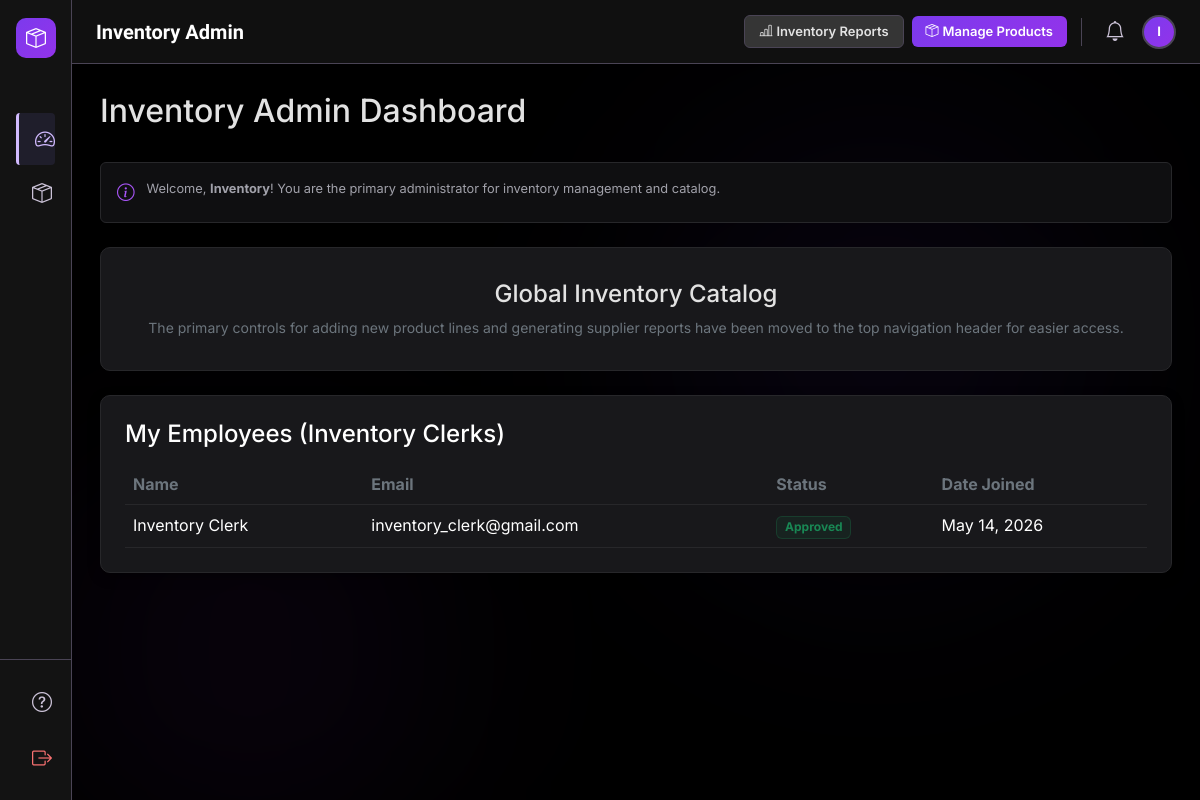
The page /public/admin/inventoryAdmin/inventoryAdmin.php (signed in) on the database its author committed.
### tables this page shows
CREATE TABLE IF NOT EXISTS employees (
    id INT AUTO_INCREMENT PRIMARY KEY,
    first_name VARCHAR(50) NOT NULL,
    last_name VARCHAR(50) NOT NULL,
    email VARCHAR(100) NOT NULL UNIQUE,
    password VARCHAR(255) NOT NULL,
    role ENUM('stock_holder', 'inventory_clerk', 'it_security') NOT NULL,
    status ENUM('pending', 'approved', 'rejected') DEFAULT 'pending',
    application_file VARCHAR(255),
    created_at TIMESTAMP DEFAULT CURRENT_TIMESTAMP,
    updated_at TIMESTAMP DEFAULT CURRENT_TIMESTAMP ON UPDATE CURRENT_TIMESTAMP
);

### public/admin/inventoryAdmin/inventoryAdmin.php (the view, shortened to what this page needs)
<?php
require_once '../../../config/db.php';
$emp_stmt = $pdo->prepare("SELECT first_name, last_name, email, status, created_at FROM employees WHERE role = 'inventory_clerk'");
$emp_stmt->execute();
$employees = $emp_stmt->fetchAll(PDO::FETCH_ASSOC);
require_once '../../../includes/inventoryAdminHeader.php';
?>
<div class="dashboard">
    <div class="d-flex justify-content-between align-items-center mb-4">
        <h2>Inventory Admin Dashboard</h2>
    </div>
    <div class="info-box mb-4">
        <i class="bi bi-info-circle"></i>
        <span>Welcome, <strong><?php echo htmlspecialchars($_SESSION['first_name']); ?></strong>! You are the primary administrator for inventory management and catalog.</span>
    </div>
    <div class="feature-card text-center mt-4">
        <h4 class="mb-2">Global Inventory Catalog</h4>
        <p class="text-secondary small mb-0">The primary controls for adding new product lines and generating supplier reports have been moved to the top navigation header for easier access.</p>
    </div>
    <div class="card p-4 mt-4">
        <h4 class="mb-3 text-white">My Employees (Inventory Clerks)</h4>
        <div class="table-responsive">
            <table class="table table-dark table-hover mb-0">
                <thead>
                    <tr>
                        <th class="text-secondary">Name</th>
                        <th class="text-secondary">Email</th>
                        <th class="text-secondary">Status</th>
                        <th class="text-secondary">Date Joined</th>
                    </tr>
                </thead>
                <tbody>
                    <?php if (count($employees) > 0): ?>
                        <?php foreach ($employees as $emp): ?>
                            <tr>
                                <td><?php echo htmlspecialchars($emp['first_name'] . ' ' . $emp['last_name']); ?></td>
                                <td><?php echo htmlspecialchars($emp['email']); ?></td>
                                <td>
                                    <?php if ($emp['status'] === 'approved'): ?>
                                        <span class="badge text-success bg-success bg-opacity-10 border border-success border-opacity-25">Approved</span>
                                    <?php elseif ($emp['status'] === 'pending'): ?>
                                        <span class="badge text-warning bg-warning bg-opacity-10 border border-warning border-opacity-25">Pending</span>
                                    <?php else: ?>
                                        <span class="badge text-danger bg-danger bg-opacity-10 border border-danger border-opacity-25">Rejected</span>
                                    <?php endif; ?>
                                </td>
                                <td><?php echo date('M d, Y', strtotime($emp['created_at'])); ?></td>
                            </tr>
                        <?php endforeach; ?>
                    <?php else: ?>
                        <tr>
                            <td colspan="4" class="text-center text-secondary py-4">No employees found.</td>
                        </tr>
                    <?php endif; ?>
                </tbody>
            </table>
        </div>
    </div>
</div>
<?php
require_once '../../../includes/inventoryAdminFooter.php';
?>

### includes/inventoryAdminHeader.php (style rules this page uses)
:root { --surface-dim: #131313; --surface-container-highest: #353535; --surface-container-low: #1b1b1b; --surface-container: #1f1f1f; --primary: #d2bbff; --primary-container: #7c3aed; --secondary: #c4c1fb; --secondary-container: #444173; --outline-variant: #4a4455; --on-surface: #e2e2e2; --on-surface-variant: #ccc3d8; }
body { font-family: 'Inter', sans-serif; background-color: #000000; color: var(--on-surface); overflow: hidden; }
.card, .stat-card { background-color: #18181b !important; border: 1px solid #27272a !important; border-radius: 10px; box-shadow: 0 4px 12px rgba(0,0,0,0.4); }
.table { color: var(--on-surface); }
.table-dark { --bs-table-bg: #18181b; --bs-table-border-color: #27272a; }
.info-box { background-color: #0f0f11; border: 1px solid #27272a; border-radius: 6px; padding: 1rem; display: flex; gap: 0.75rem; font-size: 0.8rem; color: #a1a1aa; align-items: flex-start; margin-bottom: 1.5rem; }
.info-box i { color: #a855f7; font-size: 1.1rem; }
.feature-card { background-color: #18181b; border: 1px solid #27272a; border-radius: 10px; padding: 2rem; }

### rows shown on the page
employees: first_name+last_name "Inventory Clerk", email "inventory_clerk@gmail.com", status "Approved", created_at "May 14, 2026"

### other values the page prints
$initials "I"
$_SESSION['first_name'] "Inventory"
